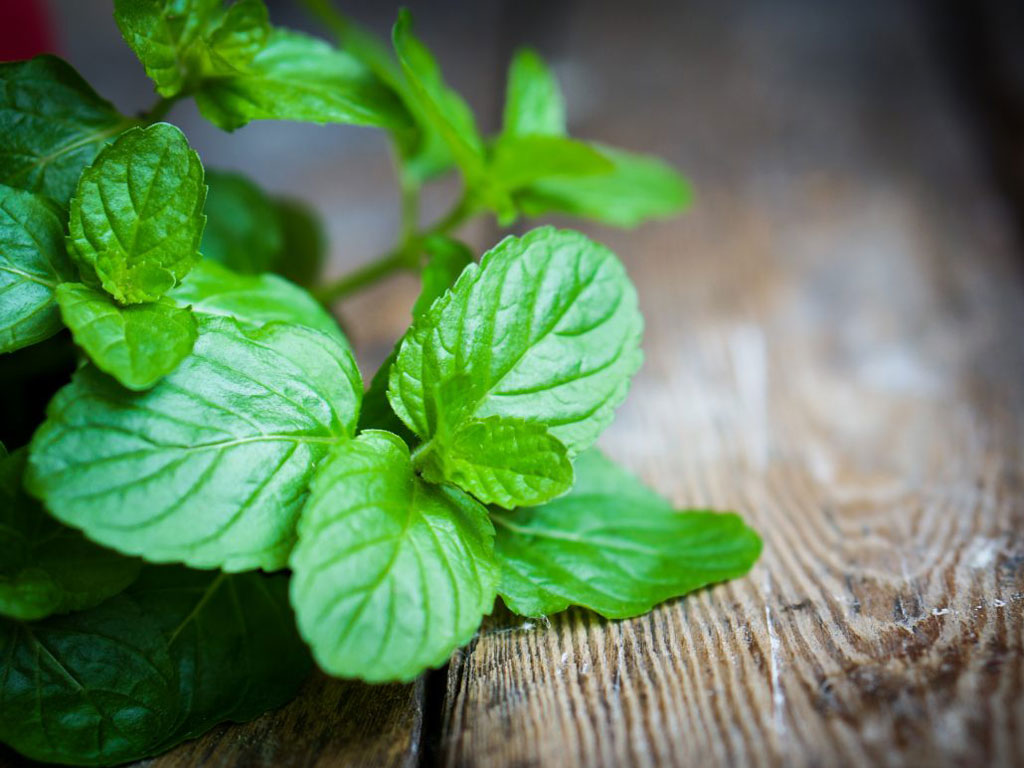
#> input picture BAITAPLON/data/Lá Khỏe/anhgoc.jpg, 1024 x 768 px
$ python -i segment.py   (imports and definitions only)
#> lines starting #> are read from the running program, lines starting #| are printed output that depends on the picture; after the words box and inside, x2 and y2 are one past the last pixel; in counts of white or black regions, pixels touching at a corner belong together
#> further down, picture is the input picture: shape (768, 1024, 3); mean B, G, R 86.7, 129, 95
import cv2
import numpy as np

def segment_leaf(img):
    # Chuyển sang không gian màu HSV để bóc tách màu dễ hơn
    hsv = cv2.cvtColor(img, cv2.COLOR_BGR2HSV)

    # 1. BẮT VÙNG LÁ KHỎE (Màu xanh lá)
    lower_green = np.array([25, 40, 40])
    upper_green = np.array([95, 255, 255])
    mask_healthy = cv2.inRange(hsv, lower_green, upper_green)
import cv2
import numpy as np

def segment_leaf(img):
    hsv = cv2.cvtColor(img, cv2.COLOR_BGR2HSV)
#> hsv: shape (768, 1024, 3); mean H, S, V 57.9, 109.9, 132.8

    # 1. BẮT VÙNG LÁ (Xanh lá)
    lower_green = np.array([33, 40, 40])
    upper_green = np.array([95, 255, 255])
    mask_healthy = cv2.inRange(hsv, lower_green, upper_green)
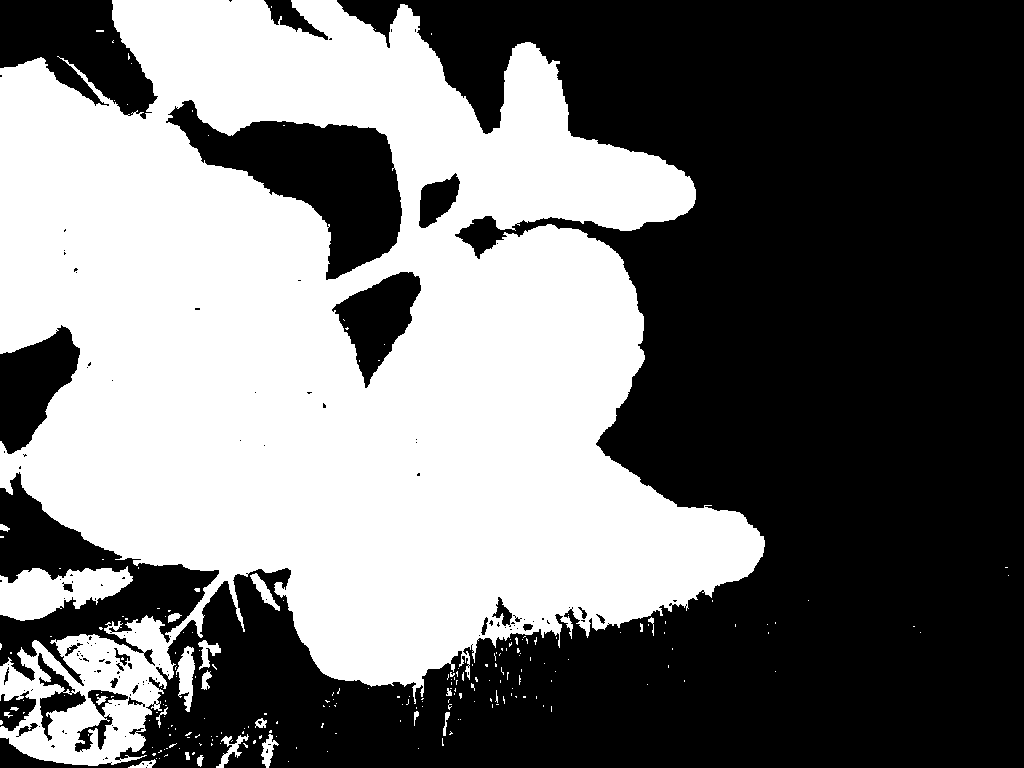
#> mask_healthy: shape (768, 1024); 44.9% white; 225 white regions (201 under 20 px), largest, box (x1, y1, x2, y2) and area: (0, 0, 765, 766) 344825, (0, 566, 133, 621) 4463, (176, 646, 195, 712) 729

    # 2. BẮT CHÍNH XÁC ĐỐM BỆNH (Nâu, Vàng, Đỏ)
    # Dải Hue từ 0 -> 33 tóm gọn các đốm màu nâu cháy
    # Giới hạn Value > 30 để BỎ QUA bóng râm đen thui dưới thảm cỏ
    lower_disease = np.array([0, 30, 30])
    upper_disease = np.array([33, 255, 255])
    mask_disease = cv2.inRange(hsv, lower_disease, upper_disease)
#> mask_disease: shape (768, 1024); 13.9% white; 246 white regions (167 under 20 px), largest, box (x1, y1, x2, y2) and area: (774, 560, 1024, 768) 28664, (552, 181, 789, 321) 15832, (442, 616, 612, 768) 15168

    # Lọc nhiễu
    kernel = np.ones((3,3), np.uint8)
    mask_healthy = cv2.morphologyEx(mask_healthy, cv2.MORPH_OPEN, kernel)
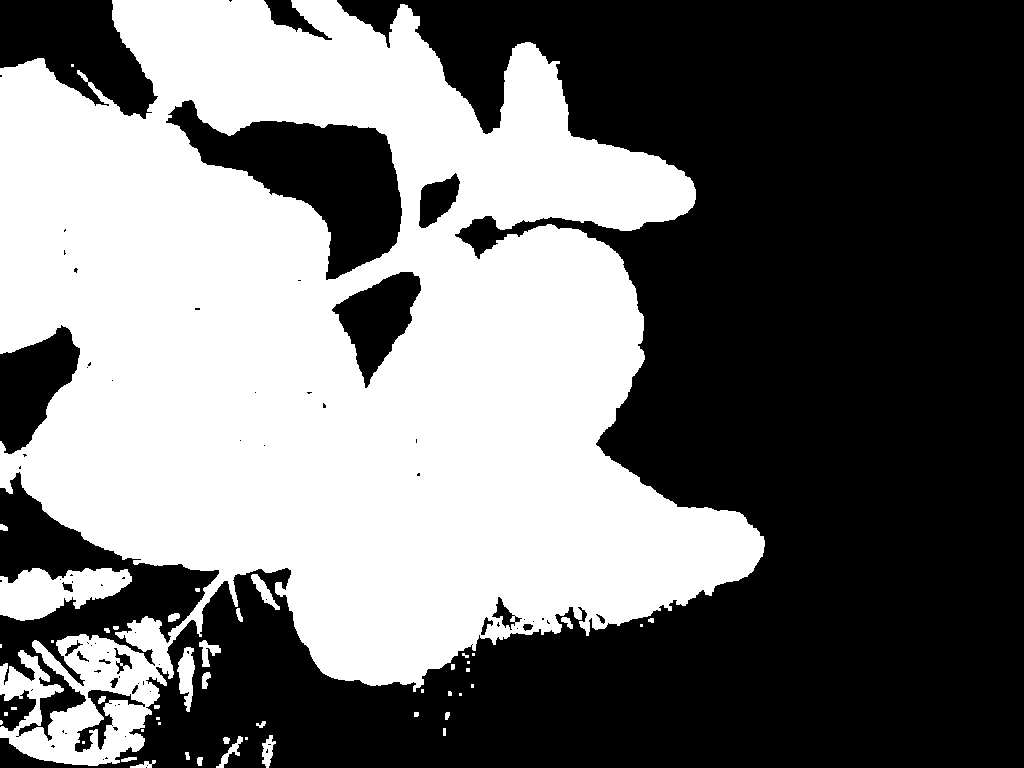
#> mask_healthy: shape (768, 1024); 44.6% white; 48 white regions (20 under 20 px), largest, box (x1, y1, x2, y2) and area: (0, 0, 765, 766) 343217, (0, 568, 132, 621) 4422, (177, 647, 195, 712) 704
    mask_disease = cv2.morphologyEx(mask_disease, cv2.MORPH_OPEN, kernel)
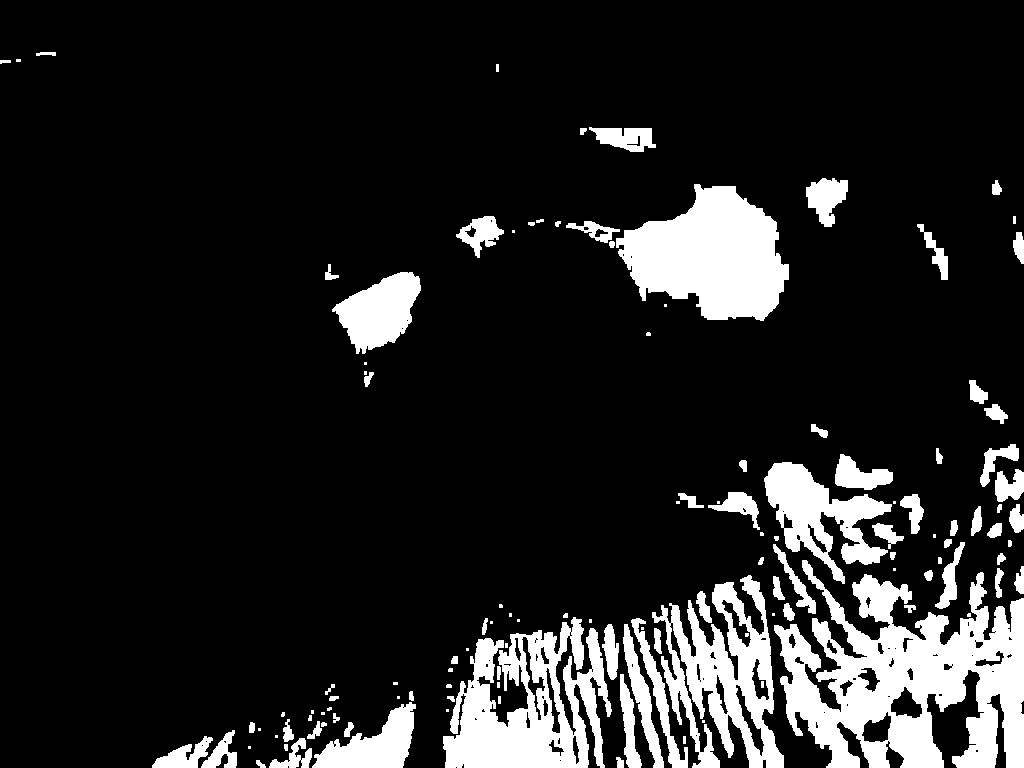
#> mask_disease: shape (768, 1024); 13.5% white; 124 white regions (36 under 20 px), largest, box (x1, y1, x2, y2) and area: (774, 560, 1024, 768) 28272, (616, 184, 789, 321) 15203, (443, 617, 612, 768) 14721

    # MẸO: Phóng to mask đốm bệnh lên 1 chút để viền bao trọn vết bệnh
    mask_disease = cv2.dilate(mask_disease, kernel, iterations=1)
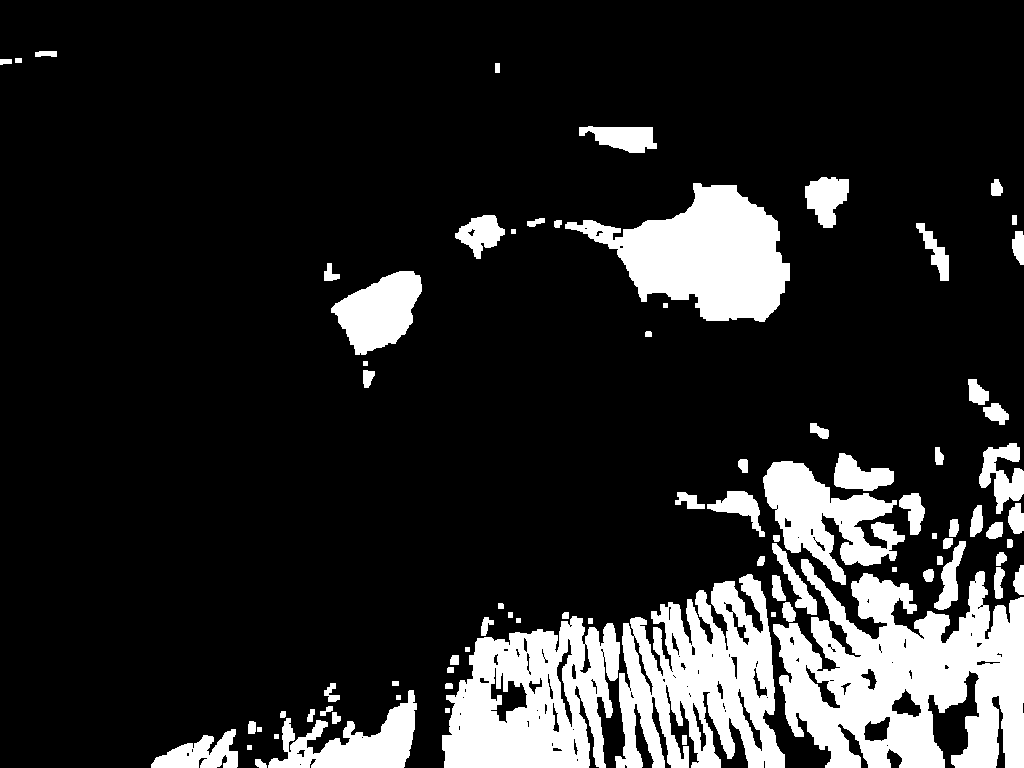
#> mask_disease: shape (768, 1024); 16% white; 81 white regions, largest, box (x1, y1, x2, y2) and area: (773, 559, 1024, 768) 32140, (615, 574, 785, 768) 20166, (442, 616, 620, 768) 18467

    # Tô màu đỏ rực lên vết bệnh
    processed_leaf = img.copy()
    processed_leaf[mask_disease > 0] = [0, 0, 255]
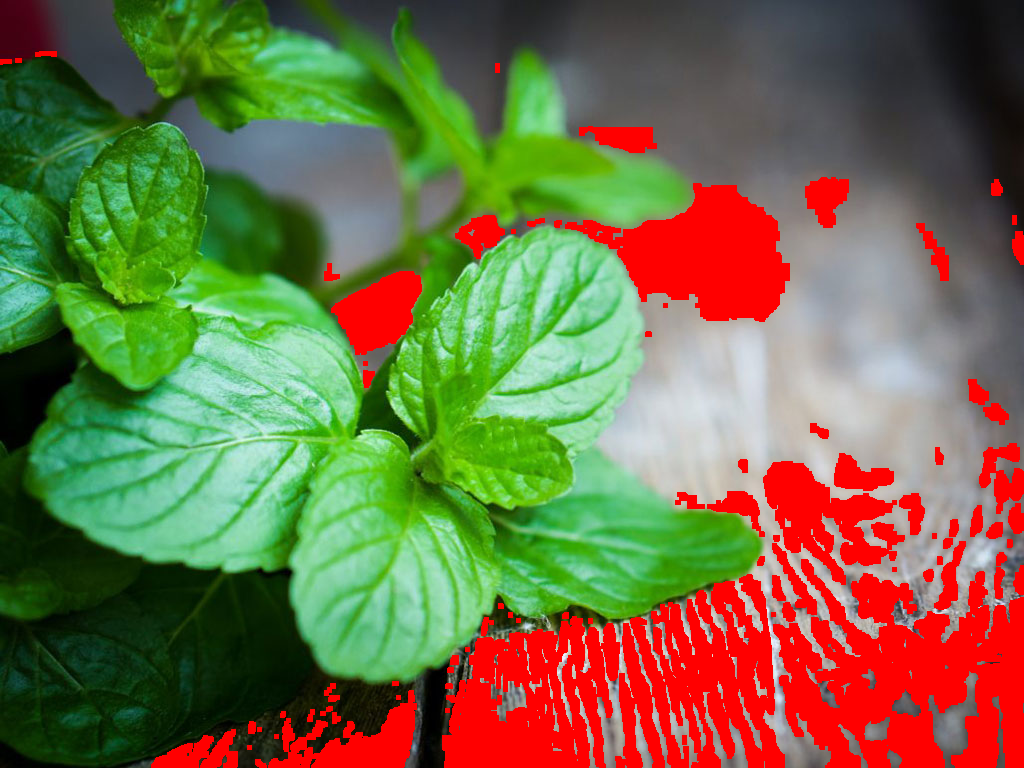
#> processed_leaf: shape (768, 1024, 3); 15.96% of pixels changed, all inside (x1, y1, x2, y2) = (0, 51, 1024, 768)

    return processed_leaf, mask_healthy, mask_disease
    # 2. BẮT VÙNG LÁ BỆNH (Vàng úa, Nâu, Đỏ, Đốm đen cháy)
    # - Dải Vàng/Nâu/Đỏ (Hue từ 0 đến 25)
    lower_yr = np.array([0, 30, 30])
    upper_yr = np.array([25, 255, 255])
    mask_yr = cv2.inRange(hsv, lower_yr, upper_yr)

    # - Dải Đốm tối màu (Bệnh thường làm lá cháy đen thẫm -> Độ sáng Value thấp)
    lower_dark = np.array([0, 0, 0])
    upper_dark = np.array([179, 255, 75]) # Value < 75 là vùng tối màu
    mask_dark = cv2.inRange(hsv, lower_dark, upper_dark)

    # Gộp tất cả các vùng bệnh lại thành 1 Mask chung
    mask_disease = cv2.bitwise_or(mask_yr, mask_dark)

    # Lọc nhiễu để xóa bớt các chấm trắng li ti trên mask
    kernel = np.ones((3,3), np.uint8)
    mask_healthy = cv2.morphologyEx(mask_healthy, cv2.MORPH_OPEN, kernel)
    mask_disease = cv2.morphologyEx(mask_disease, cv2.MORPH_OPEN, kernel)

    # MẸO LẤY ĐIỂM: Tô màu Đỏ (Red) đè lên vùng bị bệnh trên ảnh gốc cho trực quan
    processed_leaf = img.copy()
    processed_leaf[mask_disease > 0] = [0, 0, 255] # BGR: 255 đỏ

    # Trả về ảnh đã tô màu, và 2 mask để tính toán
    return processed_leaf, mask_healthy, mask_disease

>>> import cv2
>>> picture = cv2.imread('../data/Lá Khỏe/anhgoc.jpg')
>>> result = segment_leaf(picture)
